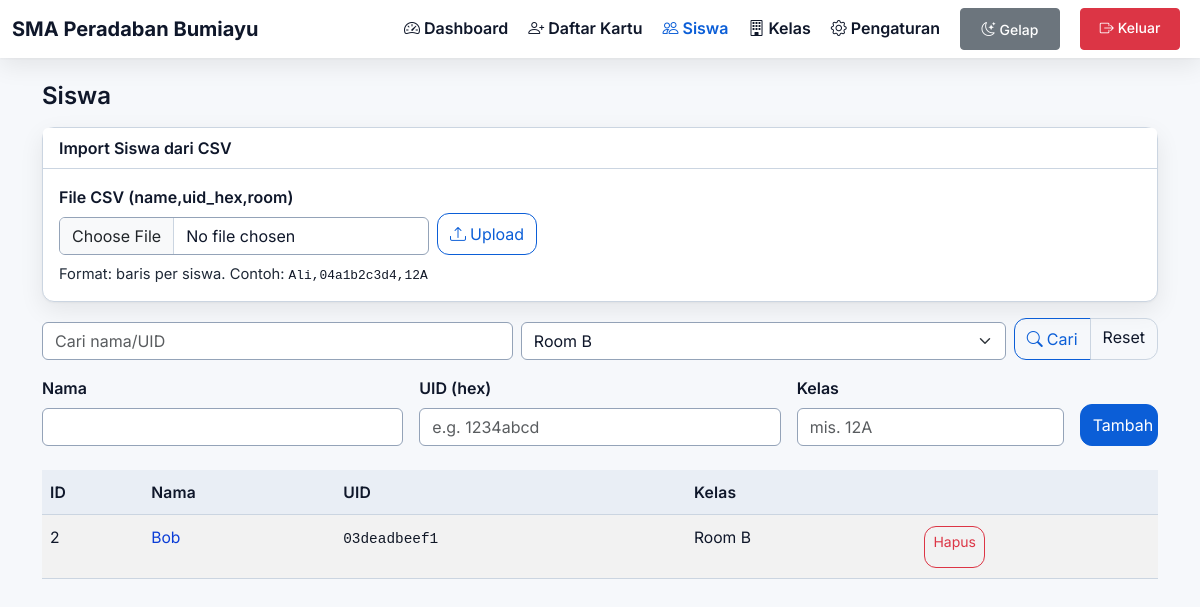
Page /users.php?room=Room B (signed in) on the committed database.
### tables this page shows
CREATE TABLE IF NOT EXISTS users (
  id INT AUTO_INCREMENT PRIMARY KEY,
  name VARCHAR(100) NOT NULL,
  uid_hex VARCHAR(32) NOT NULL UNIQUE,
  room VARCHAR(100) NOT NULL DEFAULT ''
);

### web/bootstrap.php (called while the page is built, shortened)
<?php
$envPath = __DIR__ . '/config.php';
if (!file_exists($envPath)) {
    $ENV = [
        'DB_HOST' => '127.0.0.1',
        'DB_NAME' => 'kehadiran',
        'DB_USER' => 'root',
        'DB_PASS' => '',
        'APP_TZ' => 'Asia/Jakarta',
        'APP_NAME' => 'Sistem Kehadiran RFID',
        'SCHOOL_NAME' => 'Sekolah Anda',
        'REQUIRE_CHECKOUT' => false,
        'WEEKLY_OFF' => [6, 7],
        'ADMIN_USER' => 'admin',
        'ADMIN_PASS' => 'admin',
        'SCHOOL_EMAIL' => 'admin@sekolah.com',
        'SCHOOL_PHONE' => '085290582063',
        'NOTIFICATION_EMAIL' => true,
        'NOTIFICATION_SMS' => false,
        'BACKUP_AUTO' => true,
        'BACKUP_RETENTION_DAYS' => 30,
    ];
} else {
    $ENV = require $envPath;
}
function env($key, $default = null) {
    global $ENV;
    return $ENV[$key] ?? $default;
}

### web/config.php (called while the page is built)
<?php
return array (
  'DB_HOST' => '127.0.0.1',
  'DB_NAME' => 'attendance',
  'DB_USER' => 'root',
  'DB_PASS' => '',
  'APP_TZ' => 'Asia/Jakarta',
  'SCHOOL_MODE' => true,
  'SCHOOL_START' => '07:15',
  'SCHOOL_END' => '15:00',
  'SCHOOL_NAME' => 'SMA Peradaban Bumiayu',
  'SCHOOL_ADDRESS' => 'Kecamatan Bantarkawung, Kabupaten Brebes',
  'SCHOOL_PHONE' => '085290582063',
  'SCHOOL_EMAIL' => 'ppba.1965@gmail.com',
  'SCHOOL_WEBSITE' => '',
  'SCHOOL_MOTTO' => '',
  'REQUIRE_CHECKOUT' => false,
  'SCHOOL_SKIP_WEEKENDS' => true,
  'HOLIDAYS' => '',
  'ADMIN_USER' => 'admin',
  'ADMIN_PASS' => 'admin',
  'WEEKLY_OFF_DAYS' => '6,7',
);

### web/public/users.php (the view, shortened to what this page needs)
<?php
require_once __DIR__ . '/../bootstrap.php';
$pdo = pdo();
$usersSql = 'SELECT id, name, uid_hex, room FROM users';
$params = [];
$q = trim($_GET['q'] ?? '');
$roomFilter = trim($_GET['room'] ?? '');
if ($q !== '' || $roomFilter !== '') {
    $usersSql .= ' WHERE 1=1';
    if ($roomFilter !== '') { $usersSql .= ' AND room = ?'; $params[] = $roomFilter; }
}
$usersSql .= ' ORDER BY name';
$stmtU = $pdo->prepare($usersSql); $stmtU->execute($params);
$users = $stmtU->fetchAll(PDO::FETCH_ASSOC);
function e($s) { return htmlspecialchars((string)$s, ENT_QUOTES, 'UTF-8'); }
?>
<!doctype html>
<html lang="id">
<head>
  <link href="https://cdn.jsdelivr.net/npm/bootstrap@5.3.3/dist/css/bootstrap.min.css" rel="stylesheet">
  <link href="https://cdn.jsdelivr.net/npm/bootstrap-icons@1.11.3/font/bootstrap-icons.min.css" rel="stylesheet">
  <link href="./assets/style.css" rel="stylesheet">
</head>
<body>
<nav class="navbar navbar-expand-lg navbar-dark bg-dark mb-4">
  <div class="container-fluid">
    <?php $school = env('SCHOOL_NAME', 'Attendance'); ?>
    <a class="navbar-brand d-flex align-items-center gap-2" href="./index.php">
      <span><?= e($school) ?></span>
    </a>
    <div class="collapse navbar-collapse" id="navbarNav">
      <ul class="navbar-nav ms-auto">
        <li class="nav-item"><a class="nav-link" data-nav="dashboard" href="./index.php"><i class="bi bi-speedometer2 me-1"></i><span class="btn-text">Dashboard</span></a></li>
        <li class="nav-item"><a class="nav-link" data-nav="register" href="./register.php"><i class="bi bi-person-plus me-1"></i><span class="btn-text">Daftar Kartu</span></a></li>
        <li class="nav-item"><a class="nav-link active" data-nav="users" href="./users.php"><i class="bi bi-people me-1"></i><span class="btn-text">Siswa</span></a></li>
        <li class="nav-item"><a class="nav-link" data-nav="rooms" href="./rooms.php"><i class="bi bi-building me-1"></i><span class="btn-text">Kelas</span></a></li>
        <li class="nav-item"><a class="nav-link" data-nav="settings" href="./settings.php"><i class="bi bi-gear me-1"></i><span class="btn-text">Pengaturan</span></a></li>
        <li class="nav-item">
          <button id="themeToggle" class="btn" type="button" style="background-color: #6c757d; border: 1px solid #6c757d; color: #ffffff; padding: 0.5rem 1rem; border-radius: 4px; margin: 0 0.5rem; display: inline-block; text-decoration: none; font-size: 0.875rem; font-weight: 500; cursor: pointer; min-width: 100px;"><i class="bi bi-moon-stars me-1"></i><span class="btn-text">Gelap</span></button>
        </li>
        <li class="nav-item">
          <a class="btn" href="./logout.php" style="background-color: #dc3545; border: 1px solid #dc3545; color: #ffffff; padding: 0.5rem 1rem; border-radius: 4px; margin: 0 0.5rem; display: inline-block; text-decoration: none; font-size: 0.875rem; font-weight: 500; cursor: pointer; min-width: 100px;"><i class="bi bi-box-arrow-right me-1"></i><span class="btn-text">Keluar</span></a>
        </li>
      </ul>
    </div>
  </div>
</nav>
<div class="container">
  <h3 class="mb-3">Siswa</h3>
  <div class="card mb-3">
    <div class="card-header">Import Siswa dari CSV</div>
    <div class="card-body">
      <form method="post" action="../api/import_students.php" enctype="multipart/form-data" class="d-flex align-items-end gap-2 flex-nowrap">
        <div>
          <label class="form-label">File CSV (name,uid_hex,room)</label>
          <input class="form-control" type="file" name="file" accept=".csv" required style="min-width:280px;">
        </div>
        <div class="nowrap">
          <button class="btn btn-outline-primary" type="submit"><i class="bi bi-upload me-1"></i>Upload</button>
        </div>
      </form>
      <div class="text-muted small mt-2">Format: baris per siswa. Contoh: <code>Ali,04a1b2c3d4,12A</code></div>
    </div>
  </div>
  <form method="get" class="d-flex align-items-end gap-2 flex-nowrap mb-3">
    <?php $roomsL = $pdo->query("SELECT DISTINCT room FROM users WHERE room<>'' ORDER BY room")->fetchAll(PDO::FETCH_COLUMN);
      $q = trim($_GET['q'] ?? ''); $roomFilter = trim($_GET['room'] ?? ''); ?>
    <input class="form-control" name="q" placeholder="Cari nama/UID" value="<?= e($q) ?>" style="min-width:220px;">
    <select class="form-select" name="room" style="min-width:160px;">
      <?php foreach ($roomsL as $r): ?>
        <option value="<?= e($r) ?>" <?= $roomFilter===$r?'selected':'' ?>><?= e($r) ?></option>
      <?php endforeach; ?>
    </select>
    <div class="btn-group nowrap" role="group">
      <button class="btn btn-outline-primary" type="submit"><i class="bi bi-search me-1"></i>Cari</button>
      <a class="btn btn-outline-secondary" href="./users.php">Reset</a>
    </div>
  </form>
  <form method="post" class="row g-3 mb-4">
    <div class="col-md-4">
      <label class="form-label">Nama</label>
      <input class="form-control" name="name" required>
    </div>
    <div class="col-md-4">
      <label class="form-label">UID (hex)</label>
      <input class="form-control" name="uid_hex" required placeholder="e.g. 1234abcd">
    </div>
    <div class="col-md-3">
      <label class="form-label">Kelas</label>
      <input class="form-control" list="classList" name="room" placeholder="mis. 12A">
    </div>
    <div class="col-md-1 d-flex align-items-end">
      <button class="btn btn-primary w-100" type="submit">Tambah</button>
    </div>
  </form>
  <div class="table-responsive">
    <table class="table table-striped">
      <thead>
        <tr>
          <th>ID</th>
          <th>Nama</th>
          <th>UID</th>
          <th>Kelas</th>
          <th></th>
        </tr>
      </thead>
      <tbody>
        <?php foreach ($users as $u): ?>
        <tr>
          <td><?= (int)$u['id'] ?></td>
          <td><a href="./student.php?id=<?= (int)$u['id'] ?>"><?= e($u['name']) ?></a></td>
          <td><code><?= e($u['uid_hex']) ?></code></td>
          <td><?= e($u['room']) ?></td>
          <td>
            <a class="btn btn-sm btn-outline-danger" href="?delete=<?= (int)$u['id'] ?>" onclick="return confirm('Hapus siswa ini?')">Hapus</a>
          </td>
        </tr>
        <?php endforeach; ?>
      </tbody>
    </table>
  </div>
</div>
</body>
</html>

### rows in the picture
users: id "2", name "Bob", uid_hex "03deadbeef1", room "Room B"

### other values in the picture
$school "SMA Peradaban Bumiayu"
form field room "Room B"
